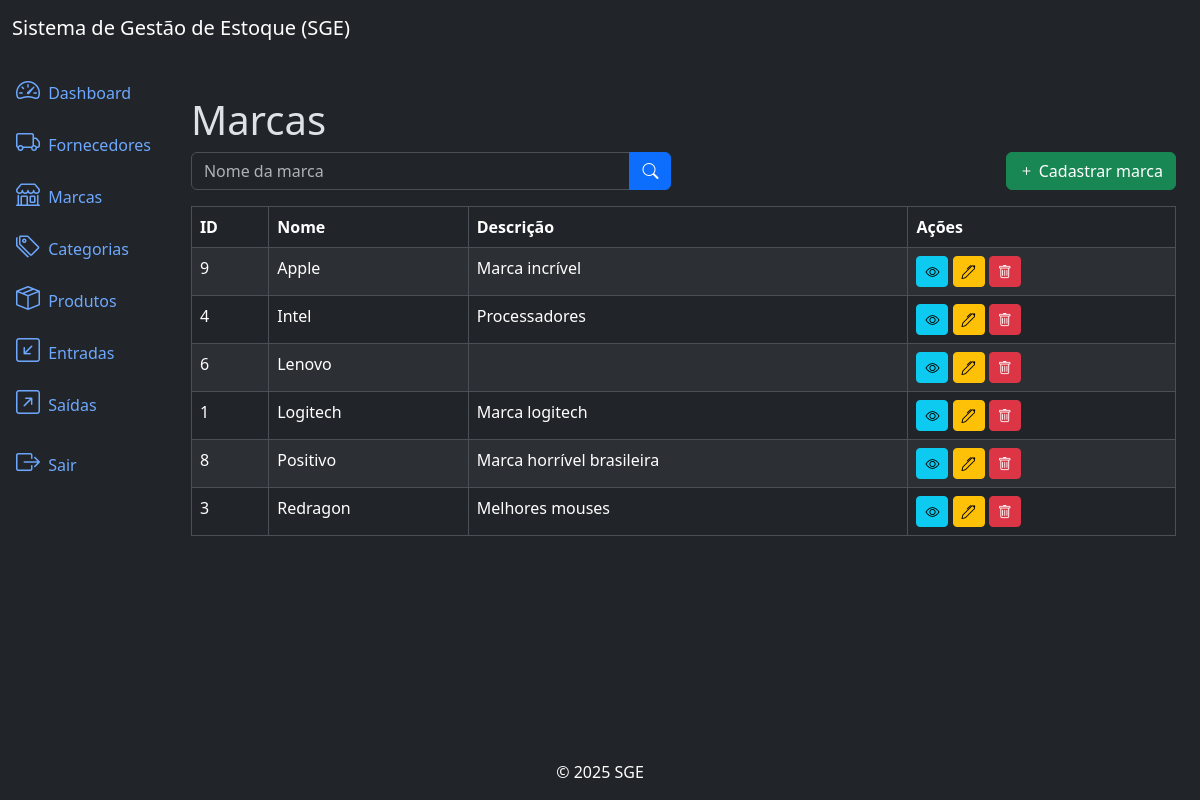
The app's page /brands/list/ (signed in) with its own data.
### brands/models.py (models this page shows, shortened)
class Brand(models.Model):
    name = models.CharField(max_length=500)
    description = models.TextField(null=True, blank=True)
    created_at = models.DateTimeField(auto_now_add=True)
    updated_at = models.DateTimeField(auto_now=True)
    class Meta: # Ordena por ordem alfabetica pelo nome
        ordering = ['name']

### brands/views.py (the view)
# urls.py: path('brands/list/', views.BrandListView.as_view(), name='brand_list'),
class BrandListView(LoginRequiredMixin, PermissionRequiredMixin, ListView): # LoginRequiredMixin deve ser o primeiro atributo a ser passado na classe
    model = models.Brand
    template_name = 'brand_list.html'
    context_object_name = 'brands'
    paginate_by = 10 # Define a quantidade de elementos que serão exibidos por página
    permission_required = 'brands.view_brand' # Padrão colocar o nome da app (brands), qual a ação (add, change, delete ou view) e em seguida o nome da model (brand)
    def get_queryset(self): # Método que faz filtros pelo nome da marca
        queryset = super().get_queryset()
        name = self.request.GET.get('name')
        if name:
            queryset = queryset.filter(name__icontains=name)
        return queryset

### brands/templates/brand_list.html (shortened to what this page needs)
{% extends 'base.html' %}
{% block content %}
    <h3 class="display-6">Marcas</h3>
    <div class="row mb-3">
        <div class="col-md-6">
            <form method="get" action="{%  url 'brand_list' %}">
                <div class="input-group">
                    <input type="text" name="name" class="form-control" placeholder="Nome da marca" value="{{ request.GET.name }}">
                    <button type="submit" class="btn btn-primary">
                        <i class="bi bi-search"></i>
                    </button>
                </div>
            </form>
        </div>
        {% if perms.brands.add_brand %}
            <div class="col-md-6">
                <a href="{% url 'brand_create' %}" class="btn btn-success float-end">
                    <i class="bi bi-plus"></i> Cadastrar marca
                </a>
            </div>
        {% endif %}
    </div>
    <div class="table-responsive">
        <table class="table table-striped table-bordered">
            <thead class="thead-dark">
                <tr>
                    <th>ID</th>
                    <th>Nome</th>
                    <th>Descrição</th>
                    <th>Ações</th>
                </tr>
            </thead>
            <tbody>
                {% for brand in brands %}
                    <tr>
                        <td>{{ brand.id }}</td>
                        <td>{{ brand.name }}</td>
                        <td>{{ brand.description }}</td>
                        <td>
                            {% if perms.brands.view_brand %}
                            <a href="{% url 'brand_detail' brand.id %}" class="btn btn-info btn-sm">
                                <i class="bi bi-eye"></i>
                            </a>
                            {% endif %}
                            {% if perms.brands.change_brand %}
                            <a href="{% url 'brand_update' brand.id %}" class="btn btn-warning btn-sm">
                                <i class="bi bi-pen"></i>
                            </a>
                            {% endif %}
                            {% if perms.brands.delete_brand %}
                            <a href="{% url 'brand_delete' brand.id %}" class="btn btn-danger btn-sm">
                                <i class="bi bi-trash"></i>
                            </a>
                            {% endif %}
                        </td>
                    </tr>
                {% endfor %}
            </tbody>
        </table>
    </div>
{% endblock %}

### app/templates/base.html (style rules this page uses)
html, body { height: 100%; }
body { display: flex; flex-direction: column; }

### records on screen
Brand: id "9", name "Apple", description "Marca incrível"
Brand: id "4", name "Intel", description "Processadores"
Brand: id "6", name "Lenovo"
Brand: id "1", name "Logitech", description "Marca logitech"
Brand: id "8", name "Positivo", description "Marca horrível brasileira"
Brand: id "3", name "Redragon", description "Melhores mouses"
